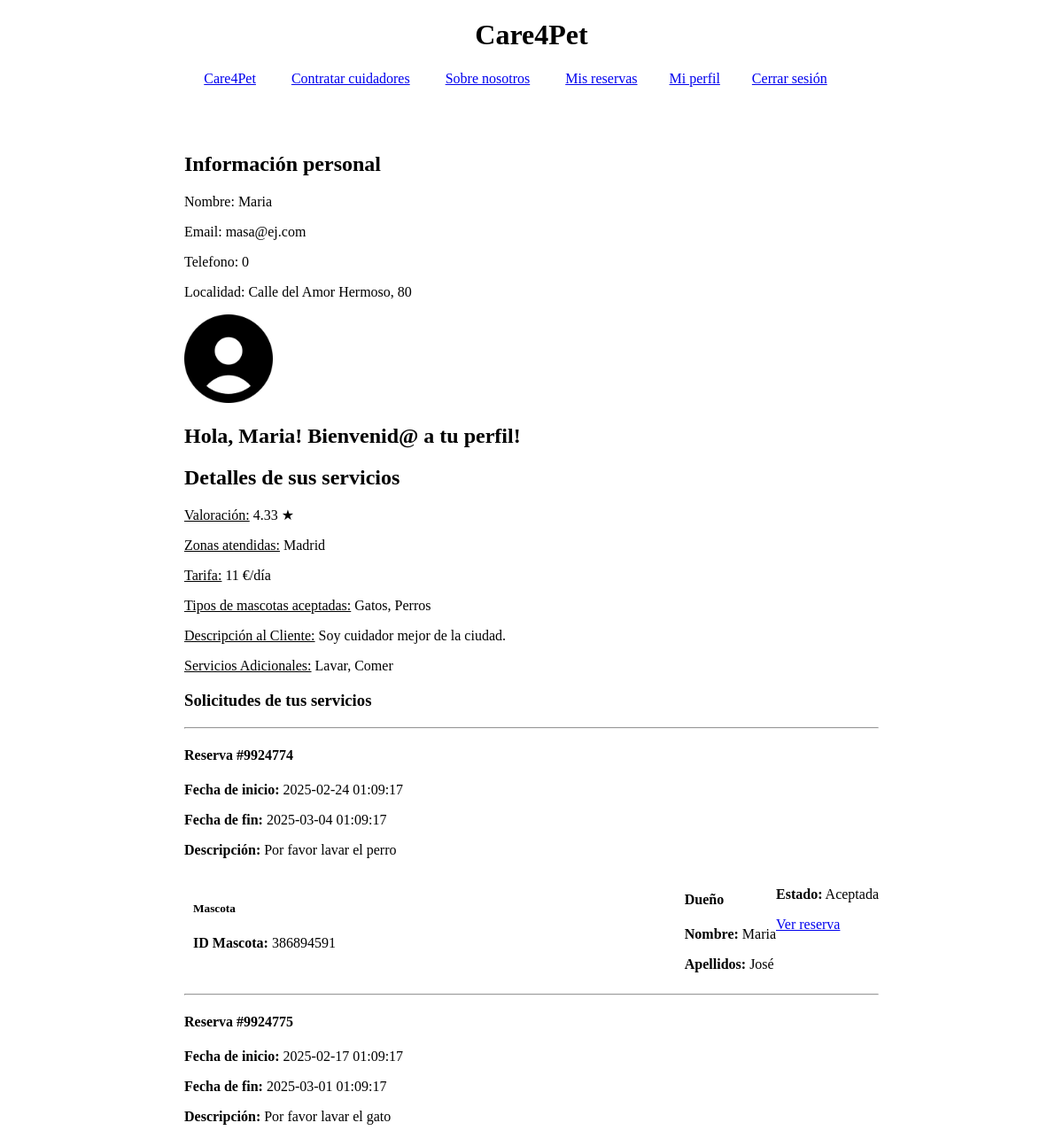
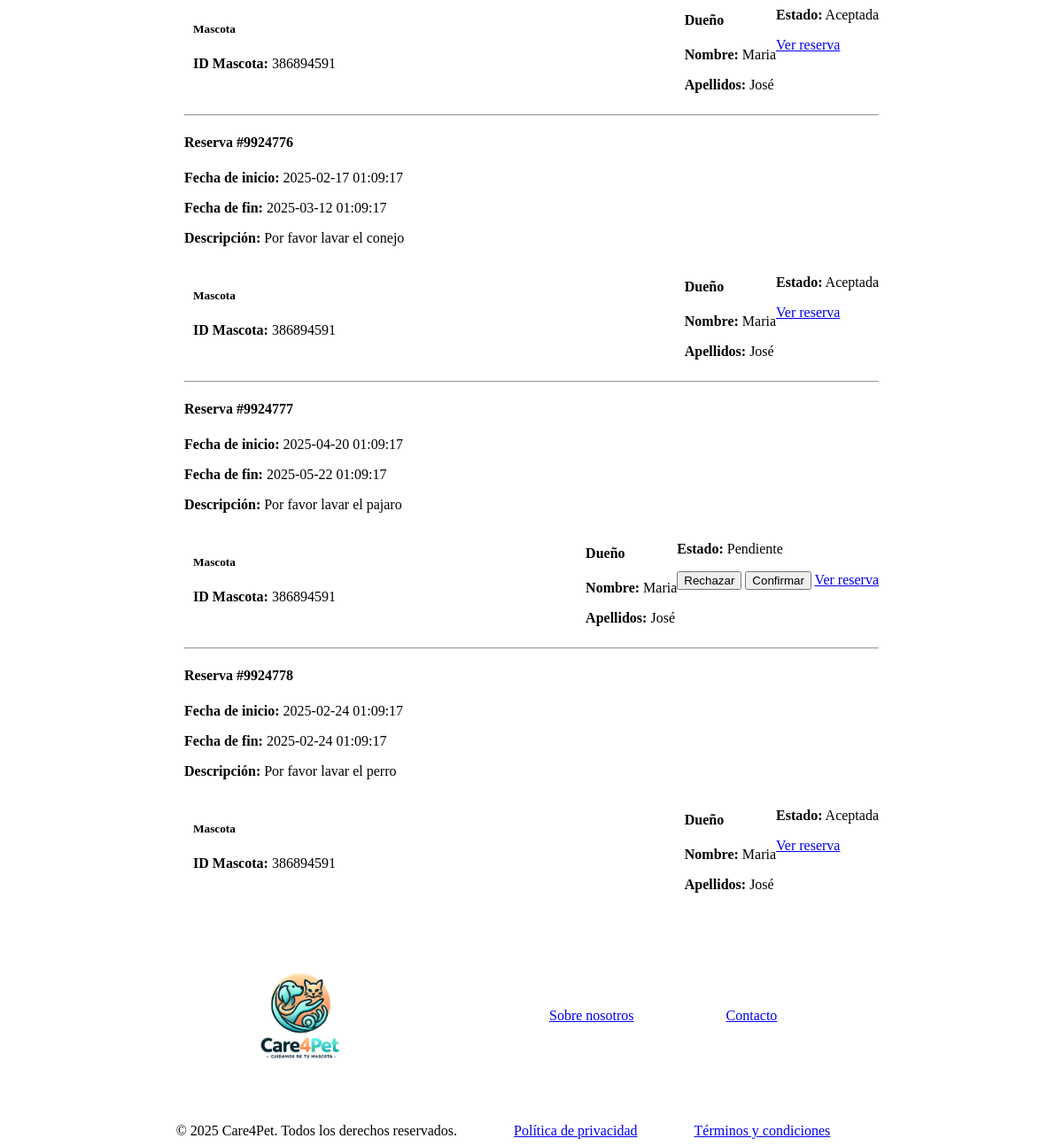
The page /perfil_cuidador.php (signed in) on the database its author committed (2 pictures, top to bottom).
### tables this page shows
CREATE TABLE `usuarios` (
  `idUsuario` bigint UNSIGNED NOT NULL,
  `Nombre` varchar(255) NOT NULL,
  `Apellidos` varchar(255) NOT NULL,
  `Correo` varchar(255) NOT NULL,
  `Contraseña` varchar(255) NOT NULL,
  `DNI` varchar(255) NOT NULL,
  `Telefono` int NOT NULL,
  `FotoPerfil` text,
  `Direccion` varchar(255) DEFAULT NULL,
  `esDueno` tinyint(1) NOT NULL DEFAULT '0',
  `esCuidador` tinyint(1) NOT NULL DEFAULT '0',
  `esAdmin` tinyint(1) NOT NULL DEFAULT '0',
  `cuentaActiva` tinyint(1) NOT NULL DEFAULT '1',
  `fecha_registro` TIMESTAMP DEFAULT CURRENT_TIMESTAMP  
);

CREATE TABLE `cuidadores` (
  `idUsuario` bigint UNSIGNED NOT NULL,
  `TiposDeMascotas` longtext,
  `Tarifa` decimal(10,0) UNSIGNED NOT NULL,
  `Descripcion` text,
  `ServiciosAdicionales` longtext,
  `Valoracion` tinyint UNSIGNED DEFAULT NULL,
  `ZonasAtendidas` longtext
);

CREATE TABLE `reservas` (
  `idReserva` bigint UNSIGNED NOT NULL,
  `idUsuario` bigint UNSIGNED NOT NULL,
  `idMascota` bigint UNSIGNED NOT NULL,
  `idCuidador` bigint UNSIGNED NOT NULL,
  `FechaInicio` datetime NOT NULL,
  `FechaFin` datetime NOT NULL,
  `esAceptadaPorCuidador` tinyint UNSIGNED NOT NULL DEFAULT '0',
  `Valoracion` tinyint UNSIGNED DEFAULT NULL,
  `Resena` text,
  `ComentariosAdicionales` text,
  `esReservaActiva` tinyint(1) NOT NULL DEFAULT '1'
);

CREATE TABLE `mascotas` (
  `idMascota` bigint UNSIGNED NOT NULL,
  `FotoMascota` text,
  `Descripcion` text,
  `TipoMascota` bigint UNSIGNED NOT NULL
);

### perfil_cuidador.php (the view, shortened to what the rows shown need)
<?php
    require_once __DIR__ . '/includes/mysql/DatabaseConnection.php';
    require_once __DIR__ . '/includes/mysql/DAOs/DAOUsuario.php';
    require_once __DIR__ . '/includes/mysql/DAOs/DAOCuidador.php';
    require_once __DIR__ . '/includes/mysql/DAOs/DAOReserva.php';
    $usuario = NULL;
    $cuidador = NULL;
    $listaReservas = [];
    if (isset($_SESSION["login"]) && $_SESSION["login"] == true) {
        $id = $_SESSION["id"];
        $usuario = (DAOUsuario::getInstance())->leerUnUsuario($_SESSION["email"]);
        $cuidador = (DAOCuidador::getInstance())->leerUnCuidador($id);
		$listaReservas = (DAOReserva::getInstance())->leerReservasDelCuidador($id);
        $sentencia_sql_valoracion =
        "SELECT AVG(valoracion) AS average_valoracion FROM reservas WHERE idCuidador = '$id' AND valoracion IS NOT NULL";
        $con = (DatabaseConnection::getInstance())->getConnection();
        $consulta_agrega_valoracion = $con->query($sentencia_sql_valoracion);
        $average_valoracion = NULL;
        if ($consulta_agrega_valoracion) {
            $row = $consulta_agrega_valoracion->fetch_assoc();
            $average_valoracion = $row['average_valoracion'];
            $average_valoracion = $average_valoracion !== null ? $average_valoracion : 0;
        } else {
            echo "Error SQL: " . $con->error;
        }
    }
?>
<!DOCTYPE html>
<html lang="es">
<head>
    <link rel="stylesheet" type="text/css" href="CSS/estilo.css" />
</head>
<body>
<?php
    require_once __DIR__ . '/includes/vistas/comun/cabecera.php';
?>
<div style="padding-left: 200px; padding-right: 200px">
    <main class="perfil-container">
        <section class="perfil-info">
            <h2>Información personal</h2>
            <?php if ($usuario): ?>
                <p>Nombre: <?= htmlspecialchars($usuario->nombre); ?></p>
                <p>Email: <?= htmlspecialchars($usuario->correo); ?></p>
                <p>Telefono: <?= htmlspecialchars($usuario->telefono); ?></p>
                <p>Localidad: <?= htmlspecialchars($usuario->direccion); ?></p>
                <div class="foto-perfil">
                    <img src="img/perfil_rand.png" alt="Foto de perfil" width="100" height="100">
                </div>
                <h2>Hola, <?= htmlspecialchars($usuario->nombre); ?>! Bienvenid@ a tu perfil!</h2>
            <?php else: ?>
                <p>No se pudo cargar la información del usuario.</p>
            <?php endif; ?>
		</section>
            <section div class="detalles-servicios">
                <h2>Detalles de sus servicios</h2>
                <?php if ($cuidador): ?>
					<p><u>Valoración:</u> <?= htmlspecialchars(number_format($average_valoracion, 2)); ?> ★</p>
					<p><u>Zonas atendidas:</u> <?= htmlspecialchars($cuidador->zonasAtendidas); ?></p>
					<p><u>Tarifa:</u> <?= htmlspecialchars($cuidador->tarifa); ?> €/día</p>
					<p><u>Tipos de mascotas aceptadas:</u> <?= htmlspecialchars($cuidador->tiposDeMascotas); ?></p>
                    <p><u>Descripción al Cliente:</u> <?= htmlspecialchars($cuidador->descripcion); ?></p>
                    <p><u>Servicios Adicionales:</u> <?= htmlspecialchars($cuidador->serviciosAdicionales); ?></p>
                <?php else: ?>
                    <p>No se pudo cargar la información del cuidador.</p>
                <?php endif; ?>
            </section>
        <section class="solicitudes">
            <?php if (is_array($listaReservas) && count($listaReservas) > 0): ?>
                <?php foreach ($listaReservas as $reserva) : ?>
                    <div>
                        <hr>
                        <h4>Reserva #<?= htmlspecialchars($reserva->getId()); ?></h4>
                        <p><strong>Fecha de inicio:</strong> <?= htmlspecialchars($reserva->getFechaInicio()); ?></p>
                        <p><strong>Fecha de fin:</strong> <?= htmlspecialchars($reserva->getFechaFin()); ?></p>
                        <p><strong>Descripción:</strong> <?= htmlspecialchars($reserva->getComentariosAdicionales()); ?></p>
                        <div class='reserva-details'>
                            <div class='mascota-info'>
                                <h5>Mascota</h5>
                                <p><strong>ID Mascota:</strong> <?= htmlspecialchars($reserva->getIdMascota()); ?></p>
                            </div>
                            <div class='dueno-info'>
                                <h4>Dueño</h4>
                                <p><strong>Nombre:</strong> <?= htmlspecialchars($reserva->getNombreDueno()) ?></p>
                                <p><strong>Apellidos:</strong> <?= htmlspecialchars($reserva->getApellidosDueno()) ?></p>
                            </div>
                    <form method='POST'>
                        <?php
                        $finicio = new DateTime($reserva->getFechaInicio());
                        $now = new DateTime();
                        ?>
                        <div class='reserva-actions'>
                            <p><strong>Estado:</strong> <?= $reserva->getEsAceptadaPorCuidador() ? "Aceptada" : "Pendiente"; ?></p>
                            <?php if ($finicio > $now) : ?>
                                <button type="submit" name="rechazarReserva" class="btn-rechazar">Rechazar</button>
                                <button type="submit" name="confirmarReserva" class="btn-confirmar">Confirmar</button>
                            <?php endif; ?>
                            <?php echo "<a href='detalles_reserva_cuidador.php?reserva=" . $reserva->getId() . "'>Ver reserva</a>"; ?>
                        </div>
                    </div>
                <?php endforeach; ?>
            <?php else: ?>
                <p>Actualmente no tienes ninguna reserva.</p>
            <?php endif; ?>
        </section>
    </main>
</div>
<?php require_once __DIR__ . '/includes/vistas/comun/pie_pagina.php'; ?>
</body>
</html>

### rows shown on the page
usuarios: Nombre "Maria", Correo "masa@ej.com", Telefono "0", Direccion "Calle del Amor Hermoso, 80"
cuidadores: ZonasAtendidas "Madrid", Tarifa "11", TiposDeMascotas "Gatos, Perros", Descripcion "Soy cuidador mejor de la ciudad.", ServiciosAdicionales "Lavar, Comer"
reservas: idReserva "9924774", FechaInicio "2025-02-24 01:09:17", FechaFin "2025-03-04 01:09:17", ComentariosAdicionales "Por favor lavar el perro", idMascota.idMascota "386894591", idUsuario.Nombre "Maria", idUsuario.Apellidos "José", esAceptadaPorCuidador "Aceptada"
reservas: idReserva "9924775", FechaInicio "2025-02-17 01:09:17", FechaFin "2025-03-01 01:09:17", ComentariosAdicionales "Por favor lavar el gato", idMascota.idMascota "386894591", idUsuario.Nombre "Maria", idUsuario.Apellidos "José", esAceptadaPorCuidador "Aceptada"
reservas: idReserva "9924776", FechaInicio "2025-02-17 01:09:17", FechaFin "2025-03-12 01:09:17", ComentariosAdicionales "Por favor lavar el conejo", idMascota.idMascota "386894591", idUsuario.Nombre "Maria", idUsuario.Apellidos "José", esAceptadaPorCuidador "Aceptada"
reservas: idReserva "9924777", FechaInicio "2025-04-20 01:09:17", FechaFin "2025-05-22 01:09:17", ComentariosAdicionales "Por favor lavar el pajaro", idMascota.idMascota "386894591", idUsuario.Nombre "Maria", idUsuario.Apellidos "José", esAceptadaPorCuidador "Pendiente", shows "Rechazar"
reservas: idReserva "9924778", FechaInicio "2025-02-24 01:09:17", FechaFin "2025-02-24 01:09:17", ComentariosAdicionales "Por favor lavar el perro", idMascota.idMascota "386894591", idUsuario.Nombre "Maria", idUsuario.Apellidos "José", esAceptadaPorCuidador "Aceptada"

### other values the page prints
$average_valoracion "4.33"
